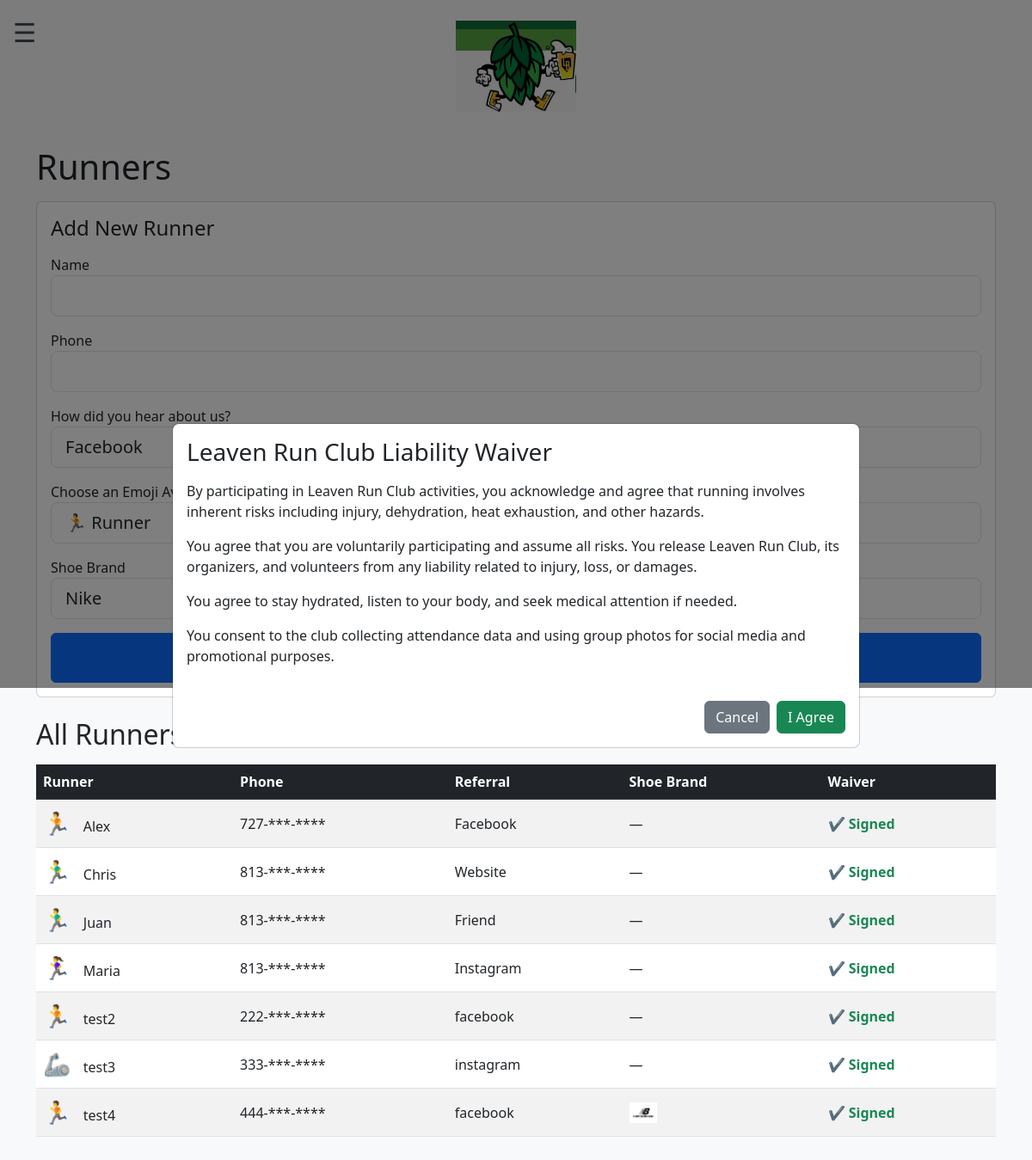
Screenshot of /runners with the database file from the repository.
### models.py (models this page shows)
class Runner(db.Model):
    id = db.Column(db.Integer, primary_key=True)
    name = db.Column(db.String(120), nullable=False)
    phone = db.Column(db.String(20))
    referral = db.Column(db.String(50))
    emoji = db.Column(db.String(10))
    shoe_brand = db.Column(db.String(50))
    waiver_signed = db.Column(db.Boolean, default=False)

### app.py (the view, shortened to what this page needs)
@app.route("/runners", methods=["GET", "POST"])
def runners_page():
    form = AddRunnerForm()
    runners = Runner.query.order_by(Runner.name.asc()).all()
    return render_template("runners.html", form=form, runners=runners)

### templates/runners.html (shortened to what this page needs)
{% extends "base.html" %}
{% block content %}
<h1 class="mb-3">Runners</h1>
<div class="card mb-4">
    <div class="card-body">
        <h4 class="mb-3">Add New Runner</h4>
        <form id="addRunnerForm" method="POST">
            <div class="mb-3">
                {{ form.name.label }}
                {{ form.name(class="form-control form-control-lg", id="runnerName") }}
            </div>
            <div class="mb-3">
                {{ form.phone.label }}
                {{ form.phone(class="form-control form-control-lg") }}
            </div>
            <div class="mb-3">
                {{ form.referral.label }}
            </div>
            <div class="mb-3">
                {{ form.emoji.label }}
            </div>
            <div class="mb-3">
                {{ form.shoe_brand.label }}
            </div>
            <button type="button" class="btn btn-primary w-100 py-3" id="openWaiverBtn">
            </button>
        </form>
    </div>
</div>
<h2 class="mb-3">All Runners</h2>
<div style="overflow-x: auto;">
    <table class="table table-striped table-hover align-middle">
        <thead class="table-dark">
            <tr>
                <th>Runner</th>
                <th>Phone</th>
                <th>Referral</th>
                <th>Shoe Brand</th>
                <th>Waiver</th>
            </tr>
        </thead>
        <tbody>
            {% for r in runners %}
            <tr>
                <td>
                    <span style="font-size:26px; margin-right:8px;">
                        {{ r.emoji if r.emoji else "🏃" }}
                    </span>
                    {{ r.name }}
                </td>
                <td>
                    {% if r.phone %}
                        {{ r.phone[:3] }}‑***‑****
                    {% else %}
                        —
                    {% endif %}
                </td>
                <td>{{ r.referral }}</td>
                <td>
                    {% if r.shoe_brand and r.shoe_brand != "other" %}
                        <img src="{{ url_for('static', filename='logos/' + r.shoe_brand + '.png') }}"
                             style="width:32px; height:32px; object-fit:contain;">
                    {% else %}
                        —
                    {% endif %}
                </td>
                <td>
                    {% if r.waiver_signed %}
                        <span class="text-success fw-bold">✔ Signed</span>
                    {% else %}
                        <span class="text-danger fw-bold">✖ Not Signed</span>
                    {% endif %}
                </td>
            </tr>
            {% endfor %}
        </tbody>
    </table>
</div>
<div class="modal fade" id="waiverModal" tabindex="-1">
    <div class="modal-dialog modal-dialog-centered modal-lg">
        <div class="modal-content p-3">
            <h3 class="mb-3">Leaven Run Club Liability Waiver</h3>
            <p>
                By participating in Leaven Run Club activities, you acknowledge and agree that running
                involves inherent risks including injury, dehydration, heat exhaustion, and other hazards.
            </p>
            <p>
                You agree that you are voluntarily participating and assume all risks. You release
                Leaven Run Club, its organizers, and volunteers from any liability related to injury,
                loss, or damages.
            </p>
            <p>
                You agree to stay hydrated, listen to your body, and seek medical attention if needed.
            </p>
            <p>
                You consent to the club collecting attendance data and using group photos for social
                media and promotional purposes.
            </p>
            <div class="d-flex justify-content-end mt-4">
                <button class="btn btn-secondary me-2" data-bs-dismiss="modal">Cancel</button>
                <button class="btn btn-success" id="acceptWaiverBtn">I Agree</button>
            </div>
        </div>
    </div>
</div>
{% endblock %}

### rows the page displays
Runner: emoji "🏃", name "Alex", phone "727", referral "Facebook", waiver_signed "✔ Signed"
Runner: emoji "🏃‍♂️", name "Chris", phone "813", referral "Website", waiver_signed "✔ Signed"
Runner: emoji "🏃‍♂️", name "Juan", phone "813", referral "Friend", waiver_signed "✔ Signed"
Runner: emoji "🏃‍♀️", name "Maria", phone "813", referral "Instagram", waiver_signed "✔ Signed"
Runner: emoji "🏃", name "test2", phone "222", referral "facebook", waiver_signed "✔ Signed"
Runner: emoji "🦾", name "test3", phone "333", referral "instagram", waiver_signed "✔ Signed"
Runner: emoji "🏃", name "test4", phone "444", referral "facebook", shoe_brand (picture), waiver_signed "✔ Signed"
